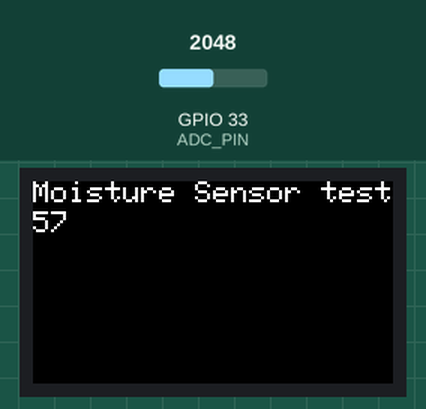
Simulated run of this sketch. Board: ESP32. Shown: 240×135 colour display. The test bench sets the inputs (shaded band); at power-on: GPIO 33 (ADC_PIN) = 2048. What the sketch prints to the serial monitor is not drawn.

Above: at 1.3 s.
1.4 s: GPIO 33 (ADC_PIN) set to 1360
At 2.9 s:
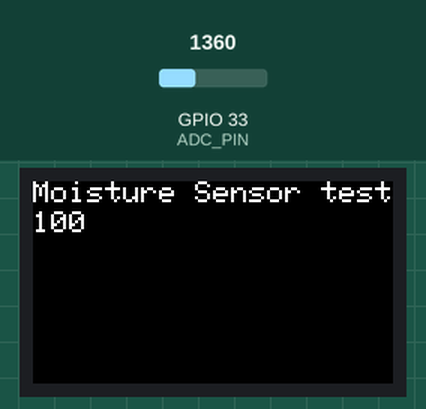
4.1 s: GPIO 33 (ADC_PIN) set to 1440
At 4.6 s:
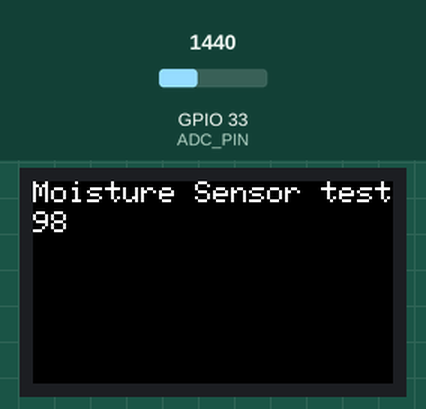
6.8 s: GPIO 33 (ADC_PIN) set to 2866
At 9.4 s:
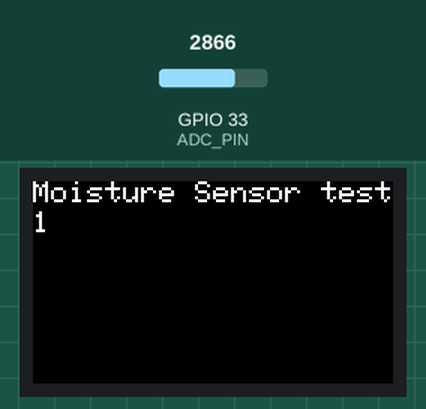
Timing chart, 0 to 10.9 s (numbered marks = the images above; inputs shaded):
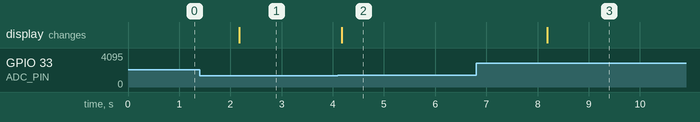

The sketch:

m5stickcplus_moisture.ino
```cpp
#include <M5StickCPlus.h>

#define ADC_PIN 33

int potential = 0;

const int ADC_MAX = 2880; // 空気中の実測値
const int ADC_MIN = 1400; // 水に浸した実測値

void setup() {
  pinMode(ADC_PIN, INPUT);
  Serial.begin(115200);
  M5.begin();
  M5.Axp.ScreenBreath(8); //バックライト0~12
  M5.Lcd.setRotation(3);
  M5.lcd.setTextSize(2);  //Set the text size to 2.  设置文字大小为2
  M5.lcd.println(F("Moisture Sensor test"));
}

void loop() {
  potential = analogRead(ADC_PIN);
  Serial.println(potential);
  if (ADC_MAX < potential) {
    potential = ADC_MAX;
  }
  else if (ADC_MIN > potential) {
    potential = ADC_MIN;
  }

  potential = 100 - map(potential, ADC_MIN, ADC_MAX, 0, 100);
  M5.lcd.fillRect(0, 20, 100, 60, BLACK); //Fill the screen with black (to clear the screen).  将屏幕填充黑色(用来清屏)
  M5.lcd.setCursor(0, 20);
  M5.Lcd.print(potential);
  delay(2000);

}
```

Measured:
- after the input at 1.4 s, the display: changes after 0.77 s (image 1)
- after the input at 4.1 s, the display: changes after 0.08 s (image 2)
- after the input at 6.8 s, the display: changes after 1.4 s (image 3)
